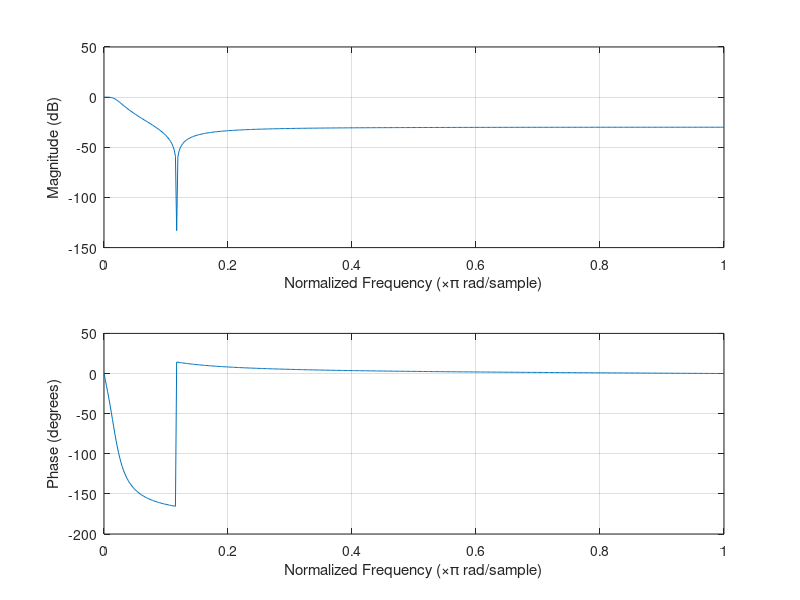

Here is the MATLAB script that generated this plot: (Note: this script raises an error after producing the figure.)
clear all
close all
fs=48000;
fc=2000;

[b,a]=cheby2(2,30,2*fc/fs);
[sosl,g] = tf2sos(b,a);
figure(1)
 freqz(b,a);

for i=1:1
    for j=1:6
        [A,sos2(i,j),sos3(i,j)]=fixpoint(sosl(i,j),16);
    end
end

bp(1,1:3)=sos2(1,1:3);
ap(1,1:3)=sos2(1,4:6);

probka=1000;
R1=0;
R2=0;
R3=0;
k=1:200;

sos2
sos3

[l,k,m]=fixpoint(g,16);

m

for i=k
       
    b0_g=bp(1,1)*probka;
    b1_g=bp(1,2)*probka;
    b2_g=bp(1,3)*probka;
    %R3p(i)=R3;
    
    R3=floor(b0_g+R1);
    a1_g=R3*ap(1,2);
    a2_g=R3*ap(1,3);
    Rg=R3*g^(1/3);
    R1=b1_g-a1_g+R2;
    R2=b2_g-a2_g;
end

figure(2)
%plot(k,R3p)
